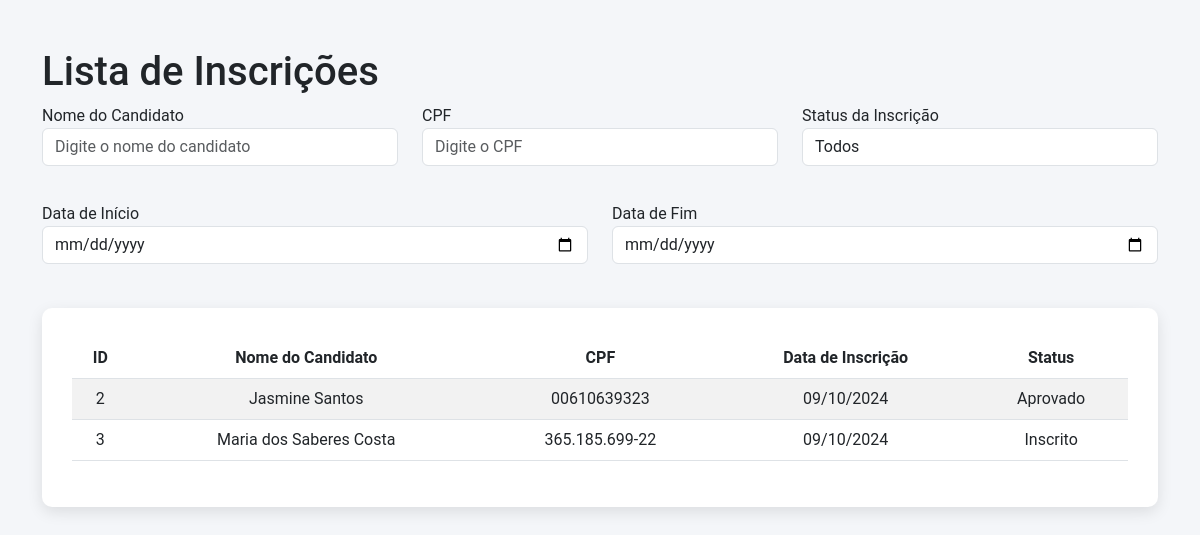
Screenshot of /inscricoes/ with the database file from the repository.
### website/models.py (models this page shows, shortened)
class Inscricao(models.Model):
    candidato = models.OneToOneField(Usuario, on_delete=models.CASCADE, related_name="inscricao")
    data_inscricao = models.DateTimeField(auto_now_add=True)
    responsavel_legal = models.CharField(max_length=255, null=True, blank=True)
    tipo_responsavel = models.CharField(max_length=100, null=True, blank=True)
    telefone = models.CharField(max_length=15, null=True, blank=True)
    telefone_secundario = models.CharField(max_length=15, null=True, blank=True)
    endereco = models.CharField(max_length=255, null=True, blank=True)
    bairro = models.ForeignKey('website.Bairro', on_delete=models.CASCADE)
    cidade = models.CharField(max_length=255, null=True, blank=True)  # Optional field
    ponto_referencia = models.CharField(max_length=255, null=True, blank=True)
    necessidade_especial = models.BooleanField(default=False)
    tipo_necessidade_especial = models.CharField(max_length=100, null=True, blank=True)
    turno_disponivel = models.CharField(max_length=100, null=True, blank=True)
    etapa_pretendida = models.CharField(max_length=255, null=True, blank=True)
    prova_realizada = models.BooleanField(default=False)  # Example field definition
    nota = models.DecimalField(max_digits=5, decimal_places=2, null=True, blank=True)  # Add nota field
    aprovado = models.BooleanField(default=False)  # Add this field
    cpf_responsavel = models.CharField(max_length=11, null=True, blank=True)  # Novo campo
    rg_responsavel = models.CharField(max_length=12, null=True, blank=True)   # Novo campo
    disciplinas_aprovadas = models.ManyToManyField(Disciplina, related_name='inscricoes_aprovadas', blank=True)
    nota_prova = models.DecimalField(max_digits=5, decimal_places=2, null=True, blank=True)  # Exemplo de campo de nota
    ativo = models.BooleanField(default=True)  # Define o status como ativo por padrão
    LOCAL_EXAME_CHOICES = [
        ('CMEJA', 'CMEJA Jose de Deus Andrade'),
        ('SEBASTIAO_AGRIPINO', 'EMEF Sebastião Agripino da Silva'),
        ('MARIA_LOURDES', 'EMEF Maria de Lourdes Rocha Rodrigues'),
        ('ADELAIDE_MOLINARI', 'EMEIF Adelaide Molinari'),
        ('RAIMUNDO_OLIVEIRA', 'EMEIF Raimundo de Oliveira'),
        ('TEOTONIO_VILELA', 'EMEIF Teotonio Vilela'),
    ]
    local_exame = models.CharField(max_length=30, choices=LOCAL_EXAME_CHOICES, default='CMEJA')
    ESCOLA_CHOICES = [
        ('NAO_ESTUDANDO', 'NÃO ESTOU ESTUDANDO EM 2024'),
        ('CMEJA_JOSE_DE_DEUS_ANDRADE', 'CMEJA JOSÉ DE DEUS ANDRADE'),
        ('EMEIF_ADELAIDE_MOLINARI', 'EMEIF ADELAIDE MOLINARI'),
        ('EMEIF_CARLOS_HENRIQUE', 'EMEIF CARLOS HENRIQUE'),
        ('EMEIF_JUSCELINO_KUBITSCHEK', 'EMEIF JUSCELINO KUBITSCHEK'),
        ('EMEIF_MAGALHAES_BARATA', 'EMEIF MAGALHÃES BARATA'),
        ('EMEIF_RAIMUNDO_OLIVEIRA', 'EMEIF RAIMUNDO DE OLIVEIRA'),
        ('EMEIF_TEOTONIO_VILELA', 'EMEIF TEOTÔNIO VILELA'),
        ('EMEF_BENEDITA_TORRES', 'EMEF BENEDITA TORRES'),
        ('EMEF_SEBASTIAO_AGRIPINO', 'EMEF SEBASTIÃO AGRIPINO DA SILVA'),
        ('EMEF_ALEXSANDRO_NUNES', 'EMEF ALEXSANDRO NUNES DE SOUZA GOMES'),
        ('EMEF_CARMELO_MENDES', 'EMEF CARMELO MENDES DA SILVA'),
        ('EMEB_LUIS_CARLOS_PRESTES', 'EMEB LUÍS CARLOS PRESTES'),
        ('EMEF_JOAO_NELSON', 'EMEF JOÃO NELSON DOS PRAZERES HENRIQUES'),
        ('EMEF_MARIA_DE_LOURDES', 'EMEF MARIA DE LOURDES ROCHA RODRIGUES'),
        ('EMEB_RONILTON_ARIDAL', 'EMEB RONILTON ARIDAL DA SILVA GRILO'),
        ('EMEB_GERCINO_CORREA', 'EMEB GERCINO CORREA'),
        ('EMEIF_TANCREDO', 'EMEIF TANCREDO DE ALMEIDA NEVES'),
        ('EMEIF_FRANCISCA_ROMANA', 'EMEIF FRANCISCA ROMANA'),
    ]
    local_exame = models.CharField(
        max_length=30,
        choices=LOCAL_EXAME_CHOICES,
        default='CMEJA',
        verbose_name='Local de realização das provas'
    )
    escola = models.CharField(
        max_length=50,
        choices=ESCOLA_CHOICES,
        default='NAO_ESTUDANDO',
        verbose_name='Nome da escola onde está matriculado em 2024'
    )
    dia_realizacao_prova = models.DateField(default='2024-12-01',verbose_name='Dia de realização da prova')
    PROVA_TODAS_DISCIPLINAS_CHOICES = [('Sim', 'Sim'),('Não', 'Não')]
    prova_todas_disciplinas = models.CharField(
        max_length=3,
        choices=PROVA_TODAS_DISCIPLINAS_CHOICES,
        default='Não',
        verbose_name="Deseja realizar a prova de todas as disciplinas?"
    )
    DISCIPLINAS_CHOICES = [
        ('Matemática', 'Matemática'),
        ('Ciências', 'Ciências'),
        ('Arte', 'Arte'),
        ('Educação Física', 'Educação Física'),
        ('História', 'História'),
        ('Geografia', 'Geografia'),
        ('Língua Portuguesa', 'Língua Portuguesa'),
        ('Inglês', 'Inglês'),
    ]
    disciplinas = models.ManyToManyField(Disciplina, related_name='inscricoes_disciplinas', blank=True)
    EXAME_SUPLETIVO_CHOICES = [('Sim', 'Sim'),('Não', 'Não')]
    exame_supletivo = models.CharField(
        max_length=3,
        choices=EXAME_SUPLETIVO_CHOICES,
        default='Não',  # Assuming 'Não' is the default choice
        verbose_name="Já fez a prova do exame supletivo anteriormente, ofertado pelo município de Canaã dos Carajás?"
    )
    STATUS_CHOICES = [('inscrito', 'Inscrito'),('approved', 'Aprovado'),('analise', 'Analise'),]
    status = models.CharField(max_length=20, choices=STATUS_CHOICES, default='Inscrito')

class Usuario(AbstractUser):
    nome_completo = models.CharField(max_length=255)
    cpf = models.CharField(max_length=11, unique=True)  # CPF único
    email = models.EmailField(unique=True)
    data_cadastro = models.DateTimeField(auto_now_add=True)
    data_nascimento = models.DateField()  # Campo de data de nascimento
    telefone = models.CharField(max_length=15, null=True, blank=True)  # Telefone do Candidato
    telefone_contato_2 = models.CharField(max_length=15, null=True, blank=True)  # Telefone de Contato 2
    telefone_secundario = models.CharField(max_length=15, null=True, blank=True)
    endereco = models.CharField(max_length=255, null=True, blank=True)  # Endereço
    bairro = models.CharField(max_length=100, null=True, blank=True)  # Bairro
    ponto_referencia = models.CharField(max_length=255, null=True, blank=True)  # Ponto de Referência
    maior_de_18 = models.BooleanField(default=False)  # O Candidato é maior de 18 anos?
    responsavel_legal = models.CharField(max_length=255, null=True, blank=True)
    tipo_responsavel = models.CharField(max_length=50, choices=[
        ('Mãe', 'Mãe'),
        ('Pai', 'Pai'),
        ('Responsável Legal', 'Responsável Legal')
    ], null=True, blank=True)
    necessidade_especial = models.BooleanField(default=False)
    tipo_necessidade_especial = models.CharField(max_length=50, choices=[
        ('Baixa Visão', 'Baixa Visão'),
        ('Cegueira', 'Cegueira'),
        ('Auditiva', 'Auditiva'),
        ('Deficiência Física', 'Deficiência Física'),
        ('Deficiência Intelectual', 'Deficiência Intelectual')
    ], null=True, blank=True)
    etapa_matricula = models.CharField(max_length=50, choices=[
        ('Etapa I Ensino Fundamental I(1º 2º 3º ano)', 'Etapa I Ensino Fundamental I(1º 2º 3º ano)'),
        ('Etapa II Ensino Fundamental I(4º 5º ano)', 'Etapa II Ensino Fundamental I(4º 5º ano)'),
        ('Etapa III', 'Etapa III')
    ], null=True, blank=True)
    nome_responsavel = models.CharField(max_length=255, null=True, blank=True)  # Nome do Responsável Legal
    tipo_responsavel = models.CharField(max_length=50, choices=[('Mãe', 'Mãe'), ('Pai', 'Pai'), ('Responsável Legal', 'Responsável Legal')], null=True, blank=True)  # Tipo de Responsável Legal
    possui_necessidade_especial = models.BooleanField(default=False)  # Possui alguma necessidade especial?
    necessidade_especial_detalhe = models.CharField(
        max_length=50,
        choices=[
            ('Baixa Visão', 'Baixa Visão'),
            ('Cegueira', 'Cegueira'),
            ('Auditiva', 'Auditiva'),
            ('Deficiência Física', 'Deficiência Física'),
            ('Deficiência Intelectual', 'Deficiência Intelectual')
        ],
        null=True, blank=True
    )  # Caso possua, favor assinalar
    turno_disponivel = models.CharField(
        max_length=20,
        choices=[
            ('Manhã', 'Manhã'),
            ('Tarde', 'Tarde'),
            ('Noite', 'Noite')
        ],
        null=True, blank=True
    )  # Turno de Estudo Disponível
    etapa_pretendida = models.CharField(
        max_length=100,
        choices=[
            ('Etapa I Ensino Fundamental I (1º 2º 3º ano)', 'Etapa I Ensino Fundamental I (1º 2º 3º ano)'),
            ('Etapa II Ensino Fundamental I (4º 5º ano)', 'Etapa II Ensino Fundamental I (4º 5º ano)'),
            ('Etapa III Ensino Fundamental II', 'Etapa III Ensino Fundamental II')
        ],
        null=True, blank=True
    )  # Etapa pretendida para a matrícula
    groups = models.ManyToManyField(
        'auth.Group',
        related_name='custom_usuario_set',  # Name to avoid conflict
        blank=True
    )
    user_permissions = models.ManyToManyField(
        'auth.Permission',
        related_name='custom_usuario_permissions_set',  # Name to avoid conflict
        blank=True
    )

### website/views.py (the view)
# urls.py: path('inscricoes/', views.listar_inscricoes, name='listar_inscricoes'),
def listar_inscricoes(request):
    inscricoes = Inscricao.objects.all()  # Busque todas as inscrições inicialmente
    nome_candidato = request.GET.get('nome_candidato')
    cpf = request.GET.get('cpf')
    status = request.GET.get('status')
    data_inicio = request.GET.get('data_inicio')
    data_fim = request.GET.get('data_fim')
    if nome_candidato:
        inscricoes = inscricoes.filter(candidato__nome_completo__icontains=nome_candidato)
    if cpf:
        inscricoes = inscricoes.filter(candidato__cpf__icontains=cpf)
    if status:
        inscricoes = inscricoes.filter(status=status)
    if data_inicio:
        inscricoes = inscricoes.filter(data_inscricao__gte=data_inicio)
    if data_fim:
        inscricoes = inscricoes.filter(data_inscricao__lte=data_fim)
    form = InscricaoFilterForm(request.GET or None)
    context = {
        'inscricoes': inscricoes,
        'form': form,
    }
    return render(request, 'inscricoes/listar.html', context)

### website/forms.py
class InscricaoFilterForm(forms.Form):
    nome_candidato = forms.CharField(required=False, label="Nome do Candidato")
    cpf = forms.CharField(required=False, label="CPF")
    status = forms.ChoiceField(
        required=False,
        choices=[('aprovado', 'Aprovado'), ('pendente', 'Pendente')],
        label="Status da Inscrição"
    )
    data_inicio = forms.DateField(required=False, label="Data de Início", widget=forms.TextInput(attrs={'type': 'date'}))
    data_fim = forms.DateField(required=False, label="Data de Fim", widget=forms.TextInput(attrs={'type': 'date'}))

### website/templates/inscricoes/listar.html (shortened to what this page needs)
<!DOCTYPE html>
<html lang="en">
<head>
    <link href="https://cdn.jsdelivr.net/npm/bootstrap@5.3.0-alpha3/dist/css/bootstrap.min.css" rel="stylesheet">
</head>
<body>
    <div class="container mt-5">
        <h1>Lista de Inscrições</h1>
        <div class="filter-card mb-4">
            <div class="row">
                <div class="col-md-4">
                    <div class="form-group">
                        <label for="nome_candidato">Nome do Candidato</label>
                        <input type="text" id="nome_candidato" class="form-control" placeholder="Digite o nome do candidato">
                    </div>
                </div>
                <div class="col-md-4">
                    <div class="form-group">
                        <label for="cpf">CPF</label>
                        <input type="text" id="cpf" class="form-control" placeholder="Digite o CPF">
                    </div>
                </div>
                <div class="col-md-4">
                    <div class="form-group">
                        <label for="status">Status da Inscrição</label>
                        <select id="status" class="form-control">
                            <option value="">Todos</option>
                        </select>
                    </div>
                </div>
            </div>
            <div class="row mt-3">
                <div class="col-md-6">
                    <div class="form-group">
                        <label for="data_inicio">Data de Início</label>
                        <input type="date" id="data_inicio" class="form-control">
                    </div>
                </div>
                <div class="col-md-6">
                    <div class="form-group">
                        <label for="data_fim">Data de Fim</label>
                        <input type="date" id="data_fim" class="form-control">
                    </div>
                </div>
            </div>
        </div>
        <div class="table-container">
            <table class="table table-striped" id="inscricoes-table">
                <thead>
                    <tr>
                        <th>ID</th>
                        <th>Nome do Candidato</th>
                        <th>CPF</th>
                        <th>Data de Inscrição</th>
                        <th>Status</th>
                    </tr>
                </thead>
                <tbody>
                    {% if inscricoes %}
                        {% for inscricao in inscricoes %}
                            <tr>
                                <td>{{ inscricao.id }}</td>
                                <td>{{ inscricao.candidato.nome_completo }}</td>
                                <td>{{ inscricao.candidato.cpf }}</td>
                                <td>{{ inscricao.data_inscricao|date:"d/m/Y" }}</td>
                                <td>{{ inscricao.status }}</td>
                            </tr>
                        {% endfor %}
                    {% else %}
                        <tr>
                            <td colspan="5">Nenhuma inscrição encontrada.</td>
                        </tr>
                    {% endif %}
                </tbody>
            </table>
        </div>
    </div>
</body>
</html>

### website/templates/inscricoes/listar.html (style rules this page uses)
body { font-family: 'Roboto', sans-serif; background-color: #f4f6f9; }
.table-container { background-color: #fff; padding: 30px; border-radius: 10px; box-shadow: 0 5px 15px rgba(0, 0, 0, 0.1); margin-top: 20px; }
.form-group { margin-bottom: 20px; }
.table thead th { text-align: center; }
.table tbody td { text-align: center; }

### rows the page displays
Inscricao: id "2", candidato.nome_completo "Jasmine Santos", candidato.cpf "00610639323", data_inscricao "09/10/2024", status "Aprovado"
Inscricao: id "3", candidato.nome_completo "Maria dos Saberes Costa", candidato.cpf "365.185.699-22", data_inscricao "09/10/2024", status "Inscrito"
